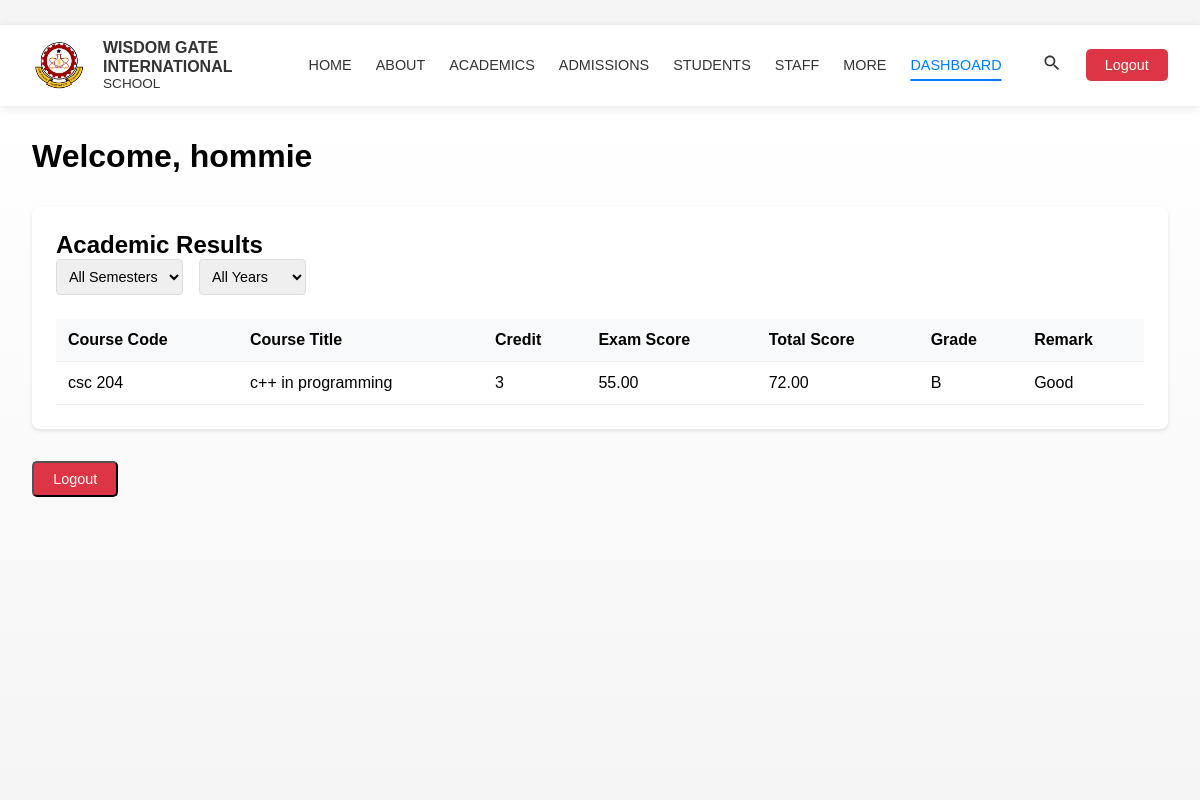
Screenshot of /wgis/dashboard/ (signed in) with the database file from the repository.
### wgis/models.py (models this page shows, shortened)
class Result(models.Model):
    student = models.ForeignKey(User, on_delete=models.CASCADE, related_name='results')
    course_code = models.CharField(max_length=10)
    course_title = models.CharField(max_length=100)
    course_credit = models.IntegerField()
    exam_score = models.DecimalField(max_digits=5, decimal_places=2)
    total_score = models.DecimalField(max_digits=5, decimal_places=2)
    grade = models.CharField(max_length=2)
    remark = models.CharField(max_length=20)
    semester = models.CharField(max_length=20)
    academic_year = models.CharField(max_length=10)
    date_added = models.DateTimeField(auto_now_add=True)
    class Meta:
        ordering = ['-date_added']

### wgis/views.py (the view)
# urls.py: path('dashboard/', DashboardView.as_view(), name='dashboard'),
class DashboardView(LoginRequiredMixin, TemplateView):
    template_name = 'wgis/dashboard.html'
    login_url = 'wgis:login'
    def get_context_data(self, **kwargs):
        context = super().get_context_data(**kwargs)
        context['last_login'] = self.request.user.last_login
        context['date_joined'] = self.request.user.date_joined
        context['results'] = Result.objects.filter(student=self.request.user)
        context['semesters'] = Result.objects.filter(student=self.request.user).values_list('semester', flat=True).distinct()
        context['academic_years'] = Result.objects.filter(student=self.request.user).values_list('academic_year', flat=True).distinct()
        return context

### wgis/templates/wgis/dashboard.html (shortened to what this page needs)
{% extends 'wgis/base.html' %}
{% load static %}
{% block head %}
<link rel="stylesheet" href="{% static 'wgis/dashboard.css' %}">
{% endblock %}
{% block content %}
<div class="dashboard-container">
    <h1>Welcome, {{user.username}}</h1>
    <div class="results-section">
        <h2>Academic Results</h2>
        <div class="filters">
            <select id="semesterFilter">
                <option value="">All Semesters</option>
            </select>
            <select id="yearFilter">
                <option value="">All Years</option>
            </select>
        </div>
        <div class="results-table">
            <table>
                <thead>
                    <tr>
                        <th>Course Code</th>
                        <th>Course Title</th>
                        <th>Credit</th>
                        <th>Exam Score</th>
                        <th>Total Score</th>
                        <th>Grade</th>
                        <th>Remark</th>
                    </tr>
                </thead>
                <tbody>
                    {% for result in results %}
                    <tr data-semester="{{ result.semester }}" data-year="{{ result.academic_year }}">
                        <td>{{ result.course_code }}</td>
                        <td>{{ result.course_title }}</td>
                        <td>{{ result.course_credit }}</td>
                        <td>{{ result.exam_score }}</td>
                        <td>{{ result.total_score }}</td>
                        <td>{{ result.grade }}</td>
                        <td>{{ result.remark }}</td>
                    </tr>
                    {% empty %}
                    <tr>
                        <td colspan="7">No results available</td>
                    </tr>
                    {% endfor %}
                </tbody>
            </table>
        </div>
    </div>
    <form method="POST" action="{% url 'wgis:logout' %}">
        <button type="submit" class="logout-btn">Logout</button>
    </form>
</div>
{% endblock %}

### wgis/static/wgis/base.css (style rules this page uses)
* { margin: 0; padding: 0; box-sizing: border-box; font-family: Arial, sans-serif; }
body { background-color: #f5f5f5; }
.logout-btn { background-color: #dc3545; color: white; padding: 0.5rem 1.2rem; border-radius: 5px; text-decoration: none; font-weight: 500; font-size: 0.9rem; transition: background-color 0.3s ease; }

### wgis/static/wgis/dashboard.css (style rules this page uses)
.results-section { background: white; border-radius: 8px; box-shadow: 0 2px 4px rgba(0,0,0,0.1); padding: 1.5rem; margin: 2rem 0; }
.filters { display: flex; gap: 1rem; margin-bottom: 1.5rem; }
.filters select { padding: 0.5rem; border: 1px solid #ddd; border-radius: 4px; font-size: 0.9rem; }
.results-table { overflow-x: auto; }
.results-table table { width: 100%; border-collapse: collapse; }
.results-table th, .results-table td { padding: 0.75rem; text-align: left; border-bottom: 1px solid #eee; }
.results-table th { background-color: #f8f9fa; font-weight: 600; }

### rows the page displays
Result: course_code "csc 204", course_title "c++ in programming", course_credit "3", exam_score "55.00", total_score "72.00", grade "B", remark "Good"

### other values shown
{{ user.username }} "hommie"
